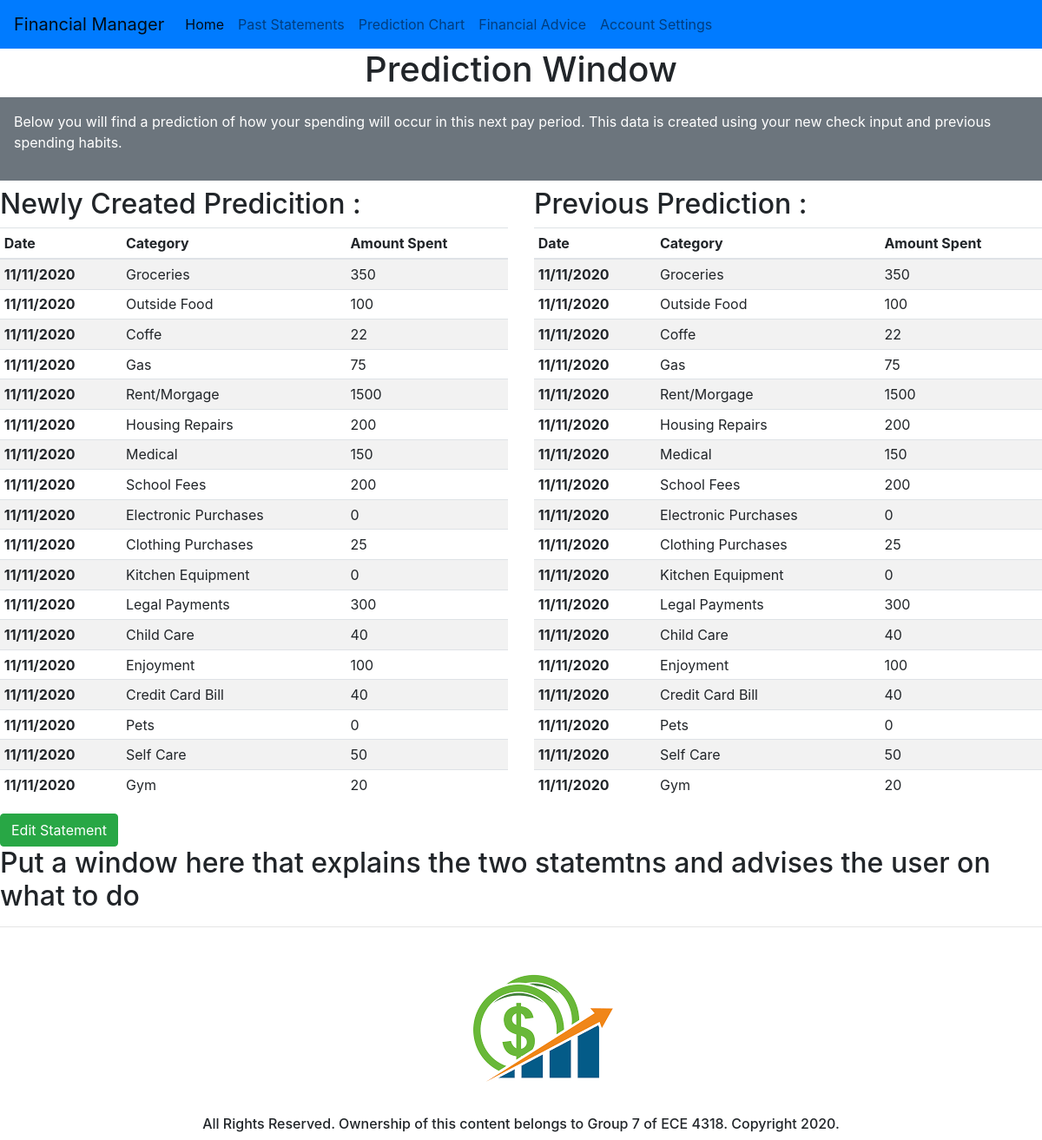
The app's page /customer/1/ with its own data.
### firstapp/models.py (models this page shows)
class statment(models.Model):
	user = models.ForeignKey(user, null = True, on_delete = models.SET_NULL)
	category = models.ForeignKey(category, null = True, on_delete = models.SET_NULL)
	dateInput = models.CharField(max_length = 200, null = True)
	termLength = models.CharField(max_length = 200, null = True)
	paycheck = models.CharField(max_length = 200, null = True)

class category(models.Model):
	groceries = models.CharField(max_length = 200, null = True)
	outsideFood = models.CharField(max_length = 200, null = True)
	coffee = models.CharField(max_length = 200, null = True)
	gas = models.CharField(max_length = 200, null = True)
	rentMorgage = models.CharField(max_length = 200, null = True)
	LivingReparis = models.CharField(max_length = 200, null = True)
	medical = models.CharField(max_length = 200, null = True)
	schoolFees = models.CharField(max_length = 200, null = True)
	shoppingElectronics = models.CharField(max_length = 200, null = True)
	shoppingFashion = models.CharField(max_length = 200, null = True)
	kitchenEquipment = models.CharField(max_length = 200, null = True)
	legalPayments = models.CharField(max_length = 200, null = True)
	childCare = models.CharField(max_length = 200, null = True)
	enjoyment = models.CharField(max_length = 200, null = True)
	creditCard = models.CharField(max_length = 200, null = True)
	petFees = models.CharField(max_length = 200, null = True)
	selfCareselfDevlopment = models.CharField(max_length = 200, null = True)
	gym = models.IntegerField(max_length = 200, null = True)

### firstapp/views.py (the view)
def customer(request, pk):
	statment01 = statment.objects.get(id = pk)
	context = {'statment01': statment01}
	return render(request, 'accounts/customer.html', context)

### firstapp/templates/accounts/customer.html
{% extends 'accounts/main.html' %}
{% load static %}
{% block content %}
<h1 style = "text-align: center"> Prediction Window </h1>
<div class="p-3 mb-2 bg-secondary text-white">
  <p>Below you will find a prediction of how your spending will occur in this next pay period. This data is created using your new check input and previous spending habits. <p>
</div>
<div class="row">
	<div class="col-sm">
<h2>Newly Created Predicition :</h2>
<table class="table table-sm table-striped">
  <thead>
    <tr>
      <th scope="col">Date</th>
      <th scope="col">Category</th>
      <th scope="col">Amount Spent</th>
    </tr>
  </thead>
  <tbody>
    <tr>
      <th scope="row">{{statment01.dateInput}}</th>
      <td>Groceries</td>
      <td>{{statment01.category.groceries}}</td>
    </tr>
        <tr>
      <th scope="row">{{statment01.dateInput}}</th>
      <td>Outside Food</td>
      <td>{{statment01.category.outsideFood}}</td>
    </tr>
        <tr>
      <th scope="row">{{statment01.dateInput}}</th>
      <td>Coffe</td>
      <td>{{statment01.category.coffee}}</td>
    </tr>
        <tr>
      <th scope="row">{{statment01.dateInput}}</th>
      <td>Gas</td>
      <td>{{statment01.category.gas}}</td>
    </tr>
        <tr>
      <th scope="row">{{statment01.dateInput}}</th>
      <td>Rent/Morgage</td>
      <td>{{statment01.category.rentMorgage}}</td>
    </tr>
        <tr>
      <th scope="row">{{statment01.dateInput}}</th>
      <td>Housing Repairs</td>
      <td>{{statment01.category.LivingReparis}}</td>
    </tr>
        <tr>
      <th scope="row">{{statment01.dateInput}}</th>
      <td>Medical</td>
      <td>{{statment01.category.medical}}</td>
    </tr>
        <tr>
      <th scope="row">{{statment01.dateInput}}</th>
      <td>School Fees</td>
      <td>{{statment01.category.schoolFees}}</td>
    </tr>
        <tr>
      <th scope="row">{{statment01.dateInput}}</th>
      <td>Electronic Purchases</td>
      <td>{{statment01.category.shoppingElectronics}}</td>
    </tr>
        <tr>
      <th scope="row">{{statment01.dateInput}}</th>
      <td>Clothing Purchases</td>
      <td>{{statment01.category.shoppingFashion}}</td>
    </tr>
        <tr>
      <th scope="row">{{statment01.dateInput}}</th>
      <td>Kitchen Equipment</td>
      <td>{{statment01.category.kitchenEquipment}}</td>
    </tr>
        <tr>
      <th scope="row">{{statment01.dateInput}}</th>
      <td>Legal Payments</td>
      <td>{{statment01.category.legalPayments}}</td>
    </tr>
        <tr>
      <th scope="row">{{statment01.dateInput}}</th>
      <td>Child Care</td>
      <td>{{statment01.category.childCare}}</td>
    </tr>
        <tr>
      <th scope="row">{{statment01.dateInput}}</th>
      <td>Enjoyment</td>
      <td>{{statment01.category.enjoyment}}</td>
    </tr>
        <tr>
      <th scope="row">{{statment01.dateInput}}</th>
      <td>Credit Card Bill</td>
      <td>{{statment01.category.creditCard}}</td>
    </tr>
        <tr>
      <th scope="row">{{statment01.dateInput}}</th>
      <td>Pets</td>
      <td>{{statment01.category.petFees}}</td>
    </tr>
        <tr>
      <th scope="row">{{statment01.dateInput}}</th>
      <td>Self Care</td>
      <td>{{statment01.category.selfCareselfDevlopment}}</td>
    </tr>
        <tr>
      <th scope="row">{{statment01.dateInput}}</th>
      <td>Gym</td>
      <td>{{statment01.category.gym}}</td>
    </tr>
  </tbody>
</table>
</div>
<div class="col">
<h2>Previous Prediction :</h2>
<table class="table table-sm table-striped">
  <thead>
    <tr>
      <th scope="col">Date</th>
      <th scope="col">Category</th>
      <th scope="col">Amount Spent</th>
    </tr>
  </thead>
  <tbody>
    <tr>
      <th scope="row">{{statment01.dateInput}}</th>
      <td>Groceries</td>
      <td>{{statment01.category.groceries}}</td>
    </tr>
        <tr>
      <th scope="row">{{statment01.dateInput}}</th>
      <td>Outside Food</td>
      <td>{{statment01.category.outsideFood}}</td>
    </tr>
        <tr>
      <th scope="row">{{statment01.dateInput}}</th>
      <td>Coffe</td>
      <td>{{statment01.category.coffee}}</td>
    </tr>
        <tr>
      <th scope="row">{{statment01.dateInput}}</th>
      <td>Gas</td>
      <td>{{statment01.category.gas}}</td>
    </tr>
        <tr>
      <th scope="row">{{statment01.dateInput}}</th>
      <td>Rent/Morgage</td>
      <td>{{statment01.category.rentMorgage}}</td>
    </tr>
        <tr>
      <th scope="row">{{statment01.dateInput}}</th>
      <td>Housing Repairs</td>
      <td>{{statment01.category.LivingReparis}}</td>
    </tr>
        <tr>
      <th scope="row">{{statment01.dateInput}}</th>
      <td>Medical</td>
      <td>{{statment01.category.medical}}</td>
    </tr>
        <tr>
      <th scope="row">{{statment01.dateInput}}</th>
      <td>School Fees</td>
      <td>{{statment01.category.schoolFees}}</td>
    </tr>
        <tr>
      <th scope="row">{{statment01.dateInput}}</th>
      <td>Electronic Purchases</td>
      <td>{{statment01.category.shoppingElectronics}}</td>
    </tr>
        <tr>
      <th scope="row">{{statment01.dateInput}}</th>
      <td>Clothing Purchases</td>
      <td>{{statment01.category.shoppingFashion}}</td>
    </tr>
        <tr>
      <th scope="row">{{statment01.dateInput}}</th>
      <td>Kitchen Equipment</td>
      <td>{{statment01.category.kitchenEquipment}}</td>
    </tr>
        <tr>
      <th scope="row">{{statment01.dateInput}}</th>
      <td>Legal Payments</td>
      <td>{{statment01.category.legalPayments}}</td>
    </tr>
        <tr>
      <th scope="row">{{statment01.dateInput}}</th>
      <td>Child Care</td>
      <td>{{statment01.category.childCare}}</td>
    </tr>
        <tr>
      <th scope="row">{{statment01.dateInput}}</th>
      <td>Enjoyment</td>
      <td>{{statment01.category.enjoyment}}</td>
    </tr>
        <tr>
      <th scope="row">{{statment01.dateInput}}</th>
      <td>Credit Card Bill</td>
      <td>{{statment01.category.creditCard}}</td>
    </tr>
        <tr>
      <th scope="row">{{statment01.dateInput}}</th>
      <td>Pets</td>
      <td>{{statment01.category.petFees}}</td>
    </tr>
        <tr>
      <th scope="row">{{statment01.dateInput}}</th>
      <td>Self Care</td>
      <td>{{statment01.category.selfCareselfDevlopment}}</td>
    </tr>
        <tr>
      <th scope="row">{{statment01.dateInput}}</th>
      <td>Gym</td>
      <td>{{statment01.category.gym}}</td>
    </tr>
  </tbody>
</table>
</div>
</div>
<form>
	<div class = "form-row">
		<div class = "col-2">
			<button type = "button" class = "btn btn-success"><a href="{% url 'updateStatement' statment01.id%}" class="text-white bg dark">Edit Statement</a></button>
      </div>
	</div>
</form>
<div>
	<h2>Put a window here that explains the two statemtns and advises the user on what to do </h2>
</div>
{% endblock %}

### records on screen
statment: dateInput "11/11/2020", category.groceries "350", category.outsideFood "100", category.coffee "22", category.gas "75", category.rentMorgage "1500", category.LivingReparis "200", category.medical "150", category.schoolFees "200", category.shoppingElectronics "0", category.shoppingFashion "25", category.kitchenEquipment "0", category.legalPayments "300", category.childCare "40", category.enjoyment "100", category.creditCard "40", category.petFees "0", category.selfCareselfDevlopment "50", category.gym "20"
